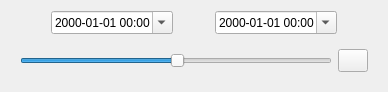
<?xml version="1.0" encoding="UTF-8"?>
<ui version="4.0">
 <class>Form</class>
 <widget class="QWidget" name="Form">
  <property name="geometry">
   <rect>
    <x>0</x>
    <y>0</y>
    <width>388</width>
    <height>92</height>
   </rect>
  </property>
  <property name="windowTitle">
   <string>Form</string>
  </property>
  <layout class="QVBoxLayout" name="verticalLayout">
   <item>
    <layout class="QHBoxLayout" name="horizontalLayout">
     <property name="spacing">
      <number>2</number>
     </property>
     <item>
      <spacer name="horizontalSpacer_2">
       <property name="orientation">
        <enum>Qt::Horizontal</enum>
       </property>
       <property name="sizeHint" stdset="0">
        <size>
         <width>40</width>
         <height>20</height>
        </size>
       </property>
      </spacer>
     </item>
     <item>
      <widget class="QDateTimeEdit" name="low_date">
       <property name="displayFormat">
        <string>yyyy-MM-dd HH:mm</string>
       </property>
       <property name="calendarPopup">
        <bool>true</bool>
       </property>
      </widget>
     </item>
     <item>
      <spacer name="horizontalSpacer">
       <property name="orientation">
        <enum>Qt::Horizontal</enum>
       </property>
       <property name="sizeHint" stdset="0">
        <size>
         <width>40</width>
         <height>20</height>
        </size>
       </property>
      </spacer>
     </item>
     <item>
      <widget class="QDateTimeEdit" name="high_date">
       <property name="displayFormat">
        <string>yyyy-MM-dd HH:mm</string>
       </property>
       <property name="calendarPopup">
        <bool>true</bool>
       </property>
      </widget>
     </item>
     <item>
      <spacer name="horizontalSpacer_3">
       <property name="orientation">
        <enum>Qt::Horizontal</enum>
       </property>
       <property name="sizeHint" stdset="0">
        <size>
         <width>40</width>
         <height>20</height>
        </size>
       </property>
      </spacer>
     </item>
    </layout>
   </item>
   <item>
    <widget class="QWidget" name="sliderWidget" native="true">
     <layout class="QHBoxLayout" name="sliderLayout">
      <item>
       <widget class="QSlider" name="slider">
        <property name="value">
         <number>50</number>
        </property>
        <property name="orientation">
         <enum>Qt::Horizontal</enum>
        </property>
       </widget>
      </item>
      <item>
       <widget class="QPushButton" name="refresh">
        <property name="maximumSize">
         <size>
          <width>30</width>
          <height>30</height>
         </size>
        </property>
        <property name="toolTip">
         <string>apply date range (and other filters)</string>
        </property>
        <property name="text">
         <string/>
        </property>
        <property name="icon">
         <iconset>
          <normaloff>refresh.bmp</normaloff>refresh.bmp</iconset>
        </property>
       </widget>
      </item>
     </layout>
    </widget>
   </item>
  </layout>
 </widget>
 <resources/>
 <connections/>
</ui>
